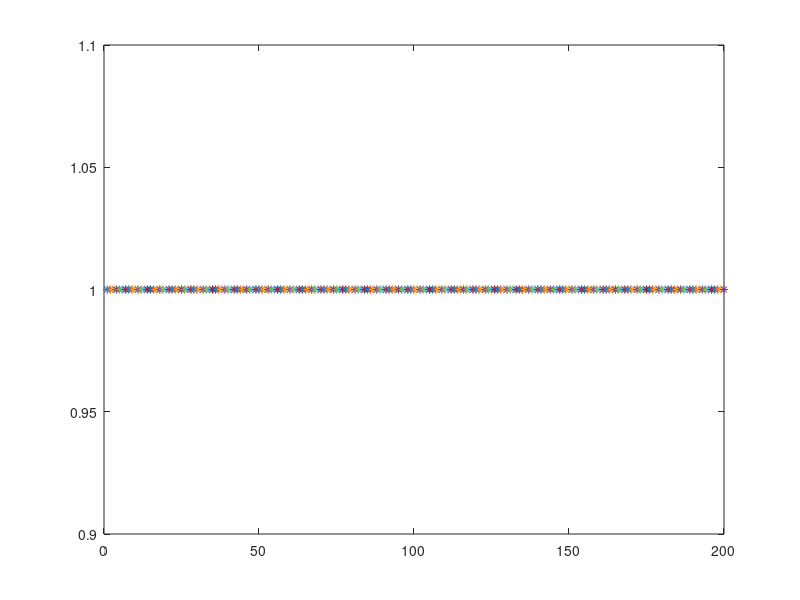

Reproduce this figure in MATLAB.
% function t = tan_M()
for M=1:100
    g=1;beta=100;
    k = 1:2*M;
    e = sqrt(1+g.^2-2*g.*cos(pi*k/M));
    x = tanh(beta*e);
    t = 1 + prod(x);
    plot(k,t,'*')
    pause(0.1)
end

